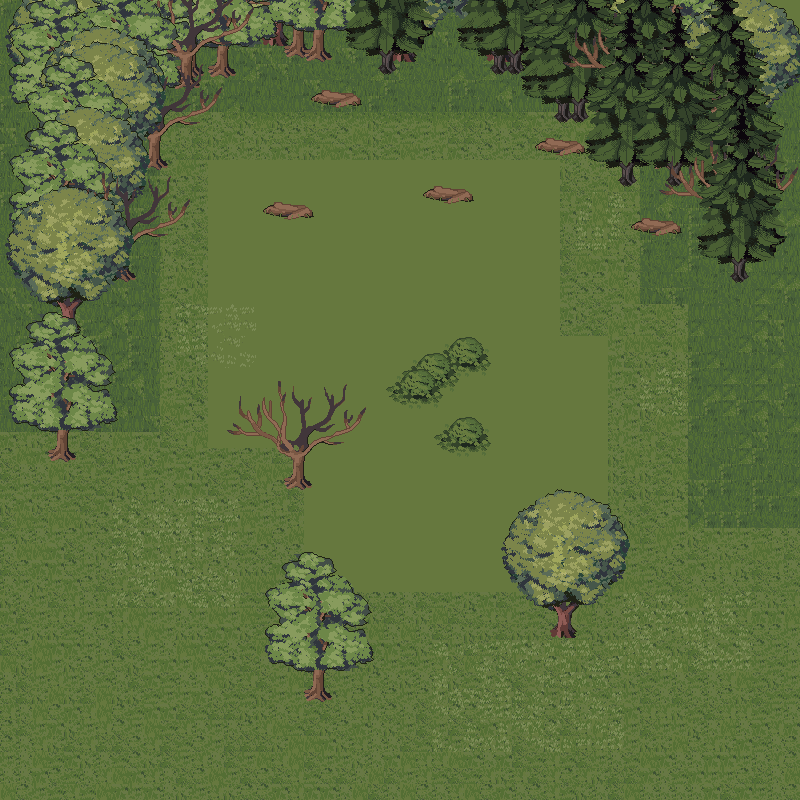

This game map was drawn from its Tiled (.tmx) file and the tilesets committed beside it. A one-line description and the trimmed map source follow:
An orthogonal 50x50 tile map with 16x16 px tiles, 4 tile layers (ground, terrain, terrain2, entities), 2 tilesets and 10 objects.

<map version="1.10" tiledversion="git" orientation="orthogonal" renderorder="right-down" width="50" height="50" tilewidth="16" tileheight="16" infinite="0" nextlayerid="6" nextobjectid="1">
 <tileset firstgid="1" name="entities" tilewidth="186" tileheight="195" tilecount="6" columns="0">
  <grid orientation="orthogonal" width="1" height="1" />
  <tile id="0">
   <image width="75" height="54" source="export/bush.png" />
   <objectgroup draworder="index" id="2">
    <object id="1" x="12" y="10" width="42" height="33">
     <ellipse />
    </object>
   </objectgroup>
  </tile>
  <tile id="1">
   <image width="63" height="31" source="export/log1.png" />
   <objectgroup draworder="index" id="2">
    <object id="1" x="11" y="11" width="44" height="16">
     <ellipse />
    </object>
   </objectgroup>
  </tile>
  <tile id="2">
   <image width="146" height="159" source="export/tree2.png" />
   <objectgroup draworder="index" id="9">
    <object id="8" x="58" y="141" width="19" height="18">
     <ellipse />
    </object>
    <object id="9" x="68" y="143">
     <point />
    </object>
   </objectgroup>
  </tile>
  <tile id="3">
   <image width="123" height="164" source="export/tree1.png" />
   <objectgroup draworder="index" id="2">
    <object id="1" x="49" y="148" width="24" height="15">
     <ellipse />
    </object>
    <object id="2" x="62" y="148">
     <point />
    </object>
   </objectgroup>
  </tile>
  <tile id="4">
   <image width="112" height="195" source="export/tree3.png" />
   <objectgroup draworder="index" id="2">
    <object id="1" x="43" y="176" width="17" height="14">
     <ellipse />
    </object>
    <object id="2" x="52" y="174">
     <point />
    </object>
   </objectgroup>
  </tile>
  <tile id="5">
   <image width="186" height="123" source="export/tree-naked.png" />
   <objectgroup draworder="index" id="2">
    <object id="1" x="77" y="100" width="25" height="18">
     <ellipse />
    </object>
    <object id="2" x="90" y="102">
     <point />
    </object>
   </objectgroup>
  </tile>
 </tileset>
 <tileset firstgid="7" name="test_canvas" tilewidth="16" tileheight="16" tilecount="3844" columns="62">
  <image source="export/test_canvas.png" width="1000" height="1000" />
 </tileset>
 <layer id="1" name="ground" width="50" height="50" locked="1">
  <data>[2500 cells, 2500 non-empty, 1 distinct tile ids]</data>
 </layer>
 <layer id="2" name="terrain" width="50" height="50" locked="1">
  <data>[2500 cells, 1900 non-empty, 9 distinct tile ids]</data>
 </layer>
 <layer id="5" name="terrain2" width="50" height="50" locked="1">
  <data>[2500 cells, 940 non-empty, 26 distinct tile ids]</data>
 </layer>
 <layer id="4" name="entities" width="50" height="50">
  <data>[2500 cells, 57 non-empty, 6 distinct tile ids]</data>
 </layer>
</map>